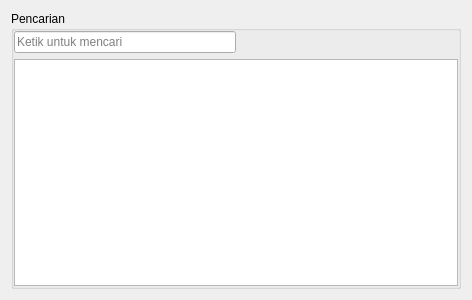
<?xml version="1.0" encoding="UTF-8"?>
<ui version="4.0">
 <class>BasePickerDialog</class>
 <widget class="QDialog" name="BasePickerDialog">
  <property name="geometry">
   <rect>
    <x>0</x>
    <y>0</y>
    <width>472</width>
    <height>300</height>
   </rect>
  </property>
  <property name="windowTitle">
   <string>Pilih Item</string>
  </property>
  <layout class="QHBoxLayout" name="horizontalLayout_2">
   <item>
    <widget class="QGroupBox" name="groupBox">
     <property name="title">
      <string>Pencarian</string>
     </property>
     <layout class="QVBoxLayout" name="verticalLayout">
      <property name="leftMargin">
       <number>0</number>
      </property>
      <property name="topMargin">
       <number>0</number>
      </property>
      <property name="rightMargin">
       <number>0</number>
      </property>
      <property name="bottomMargin">
       <number>0</number>
      </property>
      <item>
       <layout class="QHBoxLayout" name="horizontalLayout">
        <item>
         <widget class="QLineEdit" name="lineEdit">
          <property name="placeholderText">
           <string>Ketik untuk mencari</string>
          </property>
         </widget>
        </item>
        <item>
         <spacer name="horizontalSpacer">
          <property name="orientation">
           <enum>Qt::Orientation::Horizontal</enum>
          </property>
          <property name="sizeHint" stdset="0">
           <size>
            <width>40</width>
            <height>20</height>
           </size>
          </property>
         </spacer>
        </item>
       </layout>
      </item>
      <item>
       <widget class="QTableView" name="baseView">
        <property name="verticalScrollMode">
         <enum>QAbstractItemView::ScrollMode::ScrollPerPixel</enum>
        </property>
        <property name="horizontalScrollMode">
         <enum>QAbstractItemView::ScrollMode::ScrollPerPixel</enum>
        </property>
        <property name="sortingEnabled">
         <bool>true</bool>
        </property>
        <attribute name="verticalHeaderMinimumSectionSize">
         <number>18</number>
        </attribute>
        <attribute name="verticalHeaderDefaultSectionSize">
         <number>22</number>
        </attribute>
       </widget>
      </item>
     </layout>
    </widget>
   </item>
  </layout>
 </widget>
 <resources/>
 <connections/>
</ui>
